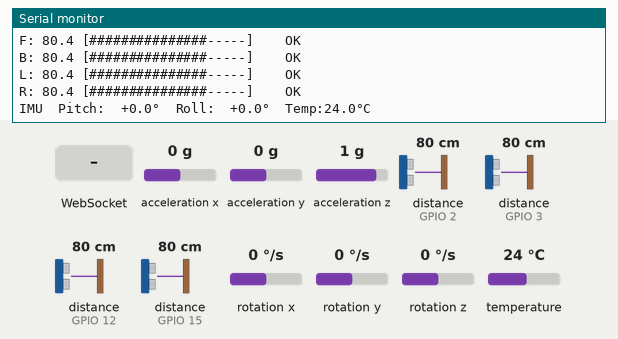
A sketch run on a simulated ESP8266 (NodeMCU). Shown: the last lines printed to the serial monitor. Wiring (inferred from the names in the program): 4 × ultrasonic range finder: trigger GPIO 0, echo GPIO 2 / trigger GPIO 13, echo GPIO 15 / trigger GPIO 14, echo GPIO 12 / trigger GPIO 16, echo GPIO 3; MPU-6050 motion sensor at I2C address 0x68. Inputs (shaded band) come from the test bench; at power-on: acceleration x 0 g, distance to the obstacle (sensors on GPIO 2, GPIO 3, GPIO 12, GPIO 15) 80 cm, acceleration y 0 g, acceleration z 1 g, rotation x 0 °/s, rotation y 0 °/s, rotation z 0 °/s, temperature 24 °C. The echo pulse lasts 58.3 µs per cm; WiFi joins after 1.5 s; servers stay silent unless stated.

Above: at 4.7 s.
4.8 s: acceleration x set to -1.4 g
At 4.94 s:
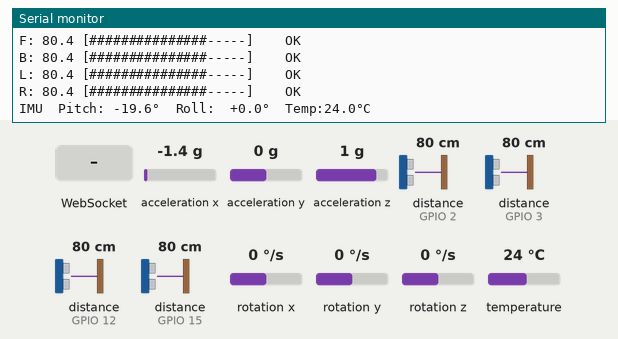
6.4 s: distance to the obstacle (sensor on GPIO 2) set to 2 cm
At 6.56 s:
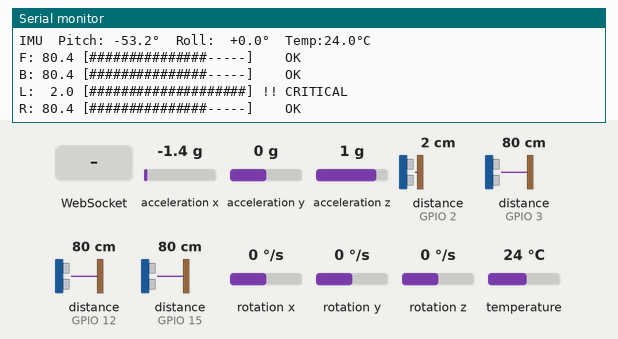
8.0 s: distance to the obstacle (sensor on GPIO 3) set to 2 cm
At 8.16 s:
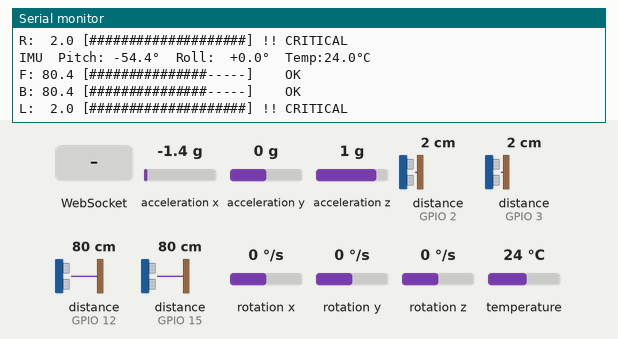
9.6 s: distance to the obstacle (sensor on GPIO 12) set to 2 cm
At 10.57 s:
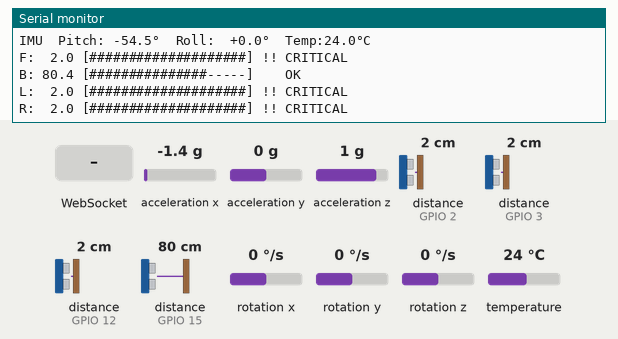
11.2 s: distance to the obstacle (sensor on GPIO 15) set to 2 cm
At 11.37 s:
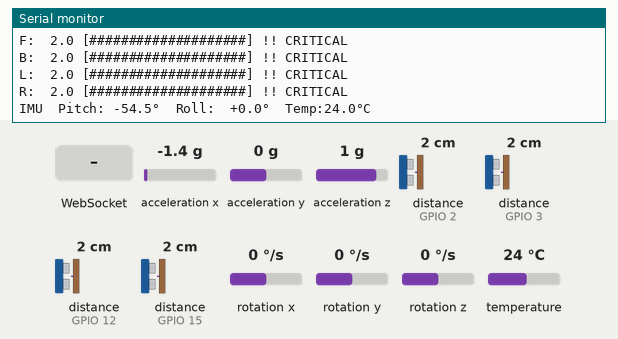
12.8 s: WebSocket text "1" received
Timing chart, 0 to 15.3 s (numbered marks = the images above; inputs shaded):
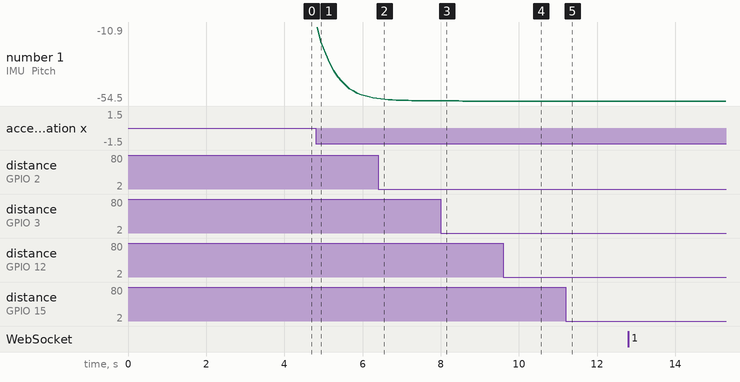

Measured:
- after the input at 4.8 s, the serial monitor: prints a new line at once (image 1)
- after the input at 6.4 s, the serial monitor: prints a new line after 0.05 s (image 2)
- after the input at 8.0 s, the serial monitor: prints a new line after 0.06 s (image 3)
- after the input at 9.6 s, the serial monitor: prints a new line after 0.06 s (image 4)
- after the input at 11.2 s, the serial monitor: prints a new line after 0.06 s (image 5)

The sketch:

titan_v2_ultrasonic.ino
```cpp
/*
 * ╔══════════════════════════════════════════════════════════╗
 *  TITAN-V2 — Sensor Node (ESP8266 NodeMCU)
 *  4× HC-SR04 Ultrasonic  +  MPU-6050 IMU
 *  NO extra sensor libraries — uses Wire.h + pulseIn()
 *
 *  LIBRARY NEEDED (only 1):
 *    WebSockets by Markus Sattler  →  Library Manager
 *
 *  Static IP : 192.168.137.60
 *  WS Port   : 81
 *  JSON out  :
 *    {"F":45.2,"B":120.5,"L":30.1,"R":80.3,
 *     "pitch":3.2,"roll":1.8,"temp":25.5}
 *
 *  PIN WIRING (NodeMCU):
 *  ┌──────────┬────────────┬────────────┐
 *  │ Sensor   │ TRIG/SDA   │ ECHO/SCL   │
 *  ├──────────┼────────────┼────────────┤
 *  │ FRONT    │ D5=GPIO14  │ D6=GPIO12  │
 *  │ BACK     │ D7=GPIO13  │ D8=GPIO15  │
 *  │ LEFT     │ D3=GPIO0   │ D4=GPIO2   │ ← moved to free I2C pins
 *  │ RIGHT    │ D0=GPIO16  │ D9=GPIO3*  │ * RX pin used as fallback
 *  │ MPU-6050 │ D2=GPIO4   │ D1=GPIO5   │ SDA / SCL (hardware I2C)
 *  └──────────┴────────────┴────────────┘
 *
 *  MPU-6050 wiring:
 *    VCC → 3.3V     GND → GND
 *    SDA → D2       SCL → D1
 *    AD0 → GND  (I2C address 0x68)
 *    INT → not connected
 *
 *  ⚠ Unplug D3 and D4 sensors only during flashing (boot pins)
 * ╚══════════════════════════════════════════════════════════╝
 */

#include <ESP8266WiFi.h>
#include <WebSocketsServer.h>   // WebSockets by Markus Sattler
#include <Wire.h>               // Built-in — no install needed

// ===== WiFi =====
const char* ssid     = "Nothing_2a";
const char* password = "12345678";

// ===== Static IP =====
IPAddress local_IP(192, 168, 137, 60);
IPAddress gateway  (192, 168, 137,  1);
IPAddress subnet   (255, 255, 255,  0);

// ===== WebSocket =====
WebSocketsServer webSocket(81);
uint8_t connectedClients = 0;

// ===== Ultrasonic Pins =====
#define TRIG_F 14   // D5
#define ECHO_F 12   // D6
#define TRIG_B 13   // D7
#define ECHO_B 15   // D8
#define TRIG_L  0   // D3  ← moved here to free I2C pins D1/D2
#define ECHO_L  2   // D4
#define TRIG_R 16   // D0
#define ECHO_R  3   // RX  (connect a 1kΩ series resistor on ECHO)

#define MAX_DIST_CM  350
#define WARN_CM       60
#define CRIT_CM       25
#define TRIG_US       10

// ===== MPU-6050 (raw I2C — no library) =====
#define MPU_ADDR    0x68    // AD0 = GND
#define MPU_SDA      4      // D2 = GPIO4
#define MPU_SCL      5      // D1 = GPIO5

// Calibration offsets (run calibration once and paste values here)
float accelOffX = 0, accelOffY = 0, accelOffZ = 0;
float gyroOffX  = 0, gyroOffY  = 0, gyroOffZ  = 0;

bool mpuOk = false;

// IMU state
float pitch = 0, roll = 0, mpuTemp = 0;

// Low-pass filter coeff (0=no filter, 0.9=heavy smooth)
#define LPF_ALPHA  0.8f

// ===== Timers =====
unsigned long lastSend   = 0;
unsigned long lastStatus = 0;
unsigned long bootTime   = 0;
const long    sendEvery  = 100;
const long    statusEvery= 5000;

// ─── Utility ───────────────────────────────────────────────

void printDivider() {
  Serial.println(F("─────────────────────────────────────────"));
}

void printBar(float cm) {
  int filled = (int)map((long)cm, 0, MAX_DIST_CM, 20, 0);
  filled = constrain(filled, 0, 20);
  Serial.print(F(" ["));
  for (int i = 0; i < 20; i++) Serial.print(i < filled ? '#' : '-');
  Serial.print(F("]"));
}

const char* classify(float cm) {
  if (cm < CRIT_CM) return "!! CRITICAL";
  if (cm < WARN_CM) return "!  WARNING ";
  return "   OK      ";
}

// ─── Ultrasonic ────────────────────────────────────────────

float readCm(uint8_t trigPin, uint8_t echoPin) {
  digitalWrite(trigPin, LOW);  delayMicroseconds(2);
  digitalWrite(trigPin, HIGH); delayMicroseconds(TRIG_US);
  digitalWrite(trigPin, LOW);
  unsigned long dur = pulseIn(echoPin, HIGH,
                       (unsigned long)(MAX_DIST_CM * 2 * 29.15));
  if (dur == 0) return (float)MAX_DIST_CM;
  return min((float)dur / 58.0f, (float)MAX_DIST_CM);
}

// ─── MPU-6050 raw I2C helpers ──────────────────────────────

void mpuWrite(uint8_t reg, uint8_t val) {
  Wire.beginTransmission(MPU_ADDR);
  Wire.write(reg); Wire.write(val);
  Wire.endTransmission();
}

int16_t mpuRead16(uint8_t reg) {
  Wire.beginTransmission(MPU_ADDR);
  Wire.write(reg);
  Wire.endTransmission(false);
  Wire.requestFrom(MPU_ADDR, 2);
  return (Wire.read() << 8) | Wire.read();
}

bool mpuInit() {
  Wire.begin(MPU_SDA, MPU_SCL);
  delay(100);

  // Check WHO_AM_I register (should return 0x68)
  Wire.beginTransmission(MPU_ADDR);
  Wire.write(0x75);
  Wire.endTransmission(false);
  Wire.requestFrom(MPU_ADDR, 1);
  uint8_t who = Wire.read();

  if (who != 0x68) {
    Serial.printf("[MPU] WHO_AM_I=0x%02X (expected 0x68) — not found!\n", who);
    return false;
  }

  mpuWrite(0x6B, 0x00);   // PWR_MGMT_1: wake up, use internal 8MHz osc
  delay(50);
  mpuWrite(0x1B, 0x08);   // GYRO_CONFIG:  ±500 °/s
  mpuWrite(0x1C, 0x00);   // ACCEL_CONFIG: ±2 g
  mpuWrite(0x1A, 0x03);   // CONFIG: DLPF ~44Hz

  Serial.println(F("[MPU] MPU-6050 initialised OK"));
  Serial.println(F("[MPU] Range: Accel ±2g | Gyro ±500°/s"));
  return true;
}

// Run a quick calibration (rover must be flat and still)
void mpuCalibrate(int samples = 200) {
  Serial.printf("[MPU] Calibrating (%d samples — keep rover flat & still)...\n", samples);
  double ax=0,ay=0,az=0,gx=0,gy=0,gz=0;
  for (int i = 0; i < samples; i++) {
    ax += mpuRead16(0x3B) / 16384.0;
    ay += mpuRead16(0x3D) / 16384.0;
    az += mpuRead16(0x3F) / 16384.0;
    gx += mpuRead16(0x43) / 65.5;
    gy += mpuRead16(0x45) / 65.5;
    gz += mpuRead16(0x47) / 65.5;
    delay(5);
  }
  accelOffX = ax/samples;  accelOffY = ay/samples;  accelOffZ = az/samples - 1.0f;
  gyroOffX  = gx/samples;  gyroOffY  = gy/samples;  gyroOffZ  = gz/samples;
  Serial.printf("[MPU] Offsets → AccX:%.3f AccY:%.3f AccZ:%.3f\n",
                accelOffX, accelOffY, accelOffZ);
  Serial.printf("[MPU]          → GyrX:%.3f GyrY:%.3f GyrZ:%.3f\n",
                gyroOffX,  gyroOffY,  gyroOffZ);
}

// Read pitch/roll from accelerometer + temperature
void mpuUpdate() {
  if (!mpuOk) return;

  float ax = mpuRead16(0x3B) / 16384.0f - accelOffX;
  float ay = mpuRead16(0x3D) / 16384.0f - accelOffY;
  float az = mpuRead16(0x3F) / 16384.0f - accelOffZ;
  int16_t rawT = mpuRead16(0x41);

  // Pitch & roll from accel (degrees)
  float rawPitch = atan2(ax, sqrt(ay*ay + az*az)) * 180.0f / PI;
  float rawRoll  = atan2(ay, sqrt(ax*ax + az*az)) * 180.0f / PI;

  // Low-pass filter to smooth jitter
  pitch = LPF_ALPHA * pitch + (1.0f - LPF_ALPHA) * rawPitch;
  roll  = LPF_ALPHA * roll  + (1.0f - LPF_ALPHA) * rawRoll;

  // Temperature (°C)
  mpuTemp = (rawT / 340.0f) + 36.53f;
}

// ─── WebSocket Events ──────────────────────────────────────

void webSocketEvent(uint8_t num, WStype_t type, uint8_t* payload, size_t len) {
  switch (type) {
    case WStype_CONNECTED: {
      IPAddress ip = webSocket.remoteIP(num);
      connectedClients++;
      printDivider();
      Serial.printf("[WS]  Client #%u CONNECTED  IP: %s\n", num, ip.toString().c_str());
      Serial.printf("[WS]  Clients active: %u\n", connectedClients);
      printDivider();
      break;
    }
    case WStype_DISCONNECTED:
      if (connectedClients > 0) connectedClients--;
      Serial.printf("[WS]  Client #%u disconnected — %u remaining\n",
                    num, connectedClients);
      break;
    default: break;
  }
}

// ─── Setup ─────────────────────────────────────────────────

void setup() {
  Serial.begin(115200);
  delay(200);

  printDivider();
  Serial.println(F("  TITAN-V2  SENSOR NODE  v2.0"));
  Serial.println(F("  ESP8266  |  4x HC-SR04  |  MPU-6050"));
  printDivider();

  // Ultrasonic pins
  uint8_t trigs[] = {TRIG_F, TRIG_B, TRIG_L, TRIG_R};
  uint8_t echos[] = {ECHO_F, ECHO_B, ECHO_L, ECHO_R};
  const char* names[] = {"FRONT", "BACK ", "LEFT ", "RIGHT"};
  Serial.println(F("[INIT] Ultrasonic pins:"));
  for (int i = 0; i < 4; i++) {
    pinMode(trigs[i], OUTPUT); digitalWrite(trigs[i], LOW);
    pinMode(echos[i], INPUT);
    Serial.printf("       %s  TRIG=GPIO%d  ECHO=GPIO%d\n",
                  names[i], trigs[i], echos[i]);
  }

  // MPU-6050 init
  Serial.println(F("[INIT] MPU-6050..."));
  mpuOk = mpuInit();
  if (mpuOk) mpuCalibrate(200);
  else        Serial.println(F("[MPU]  SKIPPED — check wiring & AD0=GND"));

  // WiFi
  Serial.printf("\n[WIFI] SSID: %s\n", ssid);
  Serial.print(F("[WIFI] Connecting "));
  WiFi.config(local_IP, gateway, subnet);
  WiFi.begin(ssid, password);
  while (WiFi.status() != WL_CONNECTED) { delay(500); Serial.print('.'); }
  printDivider();
  Serial.printf("[WIFI] CONNECTED  IP: %s  RSSI: %d dBm\n",
                WiFi.localIP().toString().c_str(), WiFi.RSSI());
  printDivider();

  // WebSocket
  webSocket.begin();
  webSocket.onEvent(webSocketEvent);
  Serial.println(F("[WS]  ws://192.168.137.60:81  ready"));
  printDivider();

  bootTime = millis();
}

// ─── Loop ──────────────────────────────────────────────────

void loop() {
  webSocket.loop();
  unsigned long now = millis();

  // Sensor broadcast
  if (now - lastSend >= sendEvery) {
    lastSend = now;

    float f = readCm(TRIG_F, ECHO_F);
    float b = readCm(TRIG_B, ECHO_B);
    float l = readCm(TRIG_L, ECHO_L);
    float r = readCm(TRIG_R, ECHO_R);
    mpuUpdate();

    // JSON packet
    char buf[128];
    snprintf(buf, sizeof(buf),
      "{\"F\":%.1f,\"B\":%.1f,\"L\":%.1f,\"R\":%.1f"
      ",\"pitch\":%.2f,\"roll\":%.2f,\"temp\":%.1f}",
      f, b, l, r, pitch, roll, mpuTemp);
    webSocket.broadcastTXT(buf);

    // Serial log
    Serial.printf("F:%5.1f", f); printBar(f); Serial.printf(" %s\n", classify(f));
    Serial.printf("B:%5.1f", b); printBar(b); Serial.printf(" %s\n", classify(b));
    Serial.printf("L:%5.1f", l); printBar(l); Serial.printf(" %s\n", classify(l));
    Serial.printf("R:%5.1f", r); printBar(r); Serial.printf(" %s\n", classify(r));
    if (mpuOk) {
      Serial.printf("IMU  Pitch:%+6.1f°  Roll:%+6.1f°  Temp:%.1f°C\n",
                    pitch, roll, mpuTemp);
    }
    Serial.println();
  }

  // Status summary every 5s
  if (now - lastStatus >= statusEvery) {
    lastStatus = now;
    unsigned long up = (now - bootTime) / 1000;
    printDivider();
    Serial.printf("[STATUS] Uptime  : %02lu:%02lu:%02lu\n",
                  up/3600, (up%3600)/60, up%60);
    Serial.printf("[STATUS] WiFi    : %s  %d dBm\n",
                  WiFi.status()==WL_CONNECTED?"ONLINE":"LOST", WiFi.RSSI());
    Serial.printf("[STATUS] Clients : %u\n", connectedClients);
    Serial.printf("[STATUS] MPU-6050: %s\n", mpuOk ? "OK" : "NOT FOUND");
    if (mpuOk)
      Serial.printf("[STATUS] IMU     : Pitch=%+.1f° Roll=%+.1f° T=%.1f°C\n",
                    pitch, roll, mpuTemp);
    Serial.printf("[STATUS] Heap    : %u bytes free\n", ESP.getFreeHeap());
    printDivider();
  }
}
```
